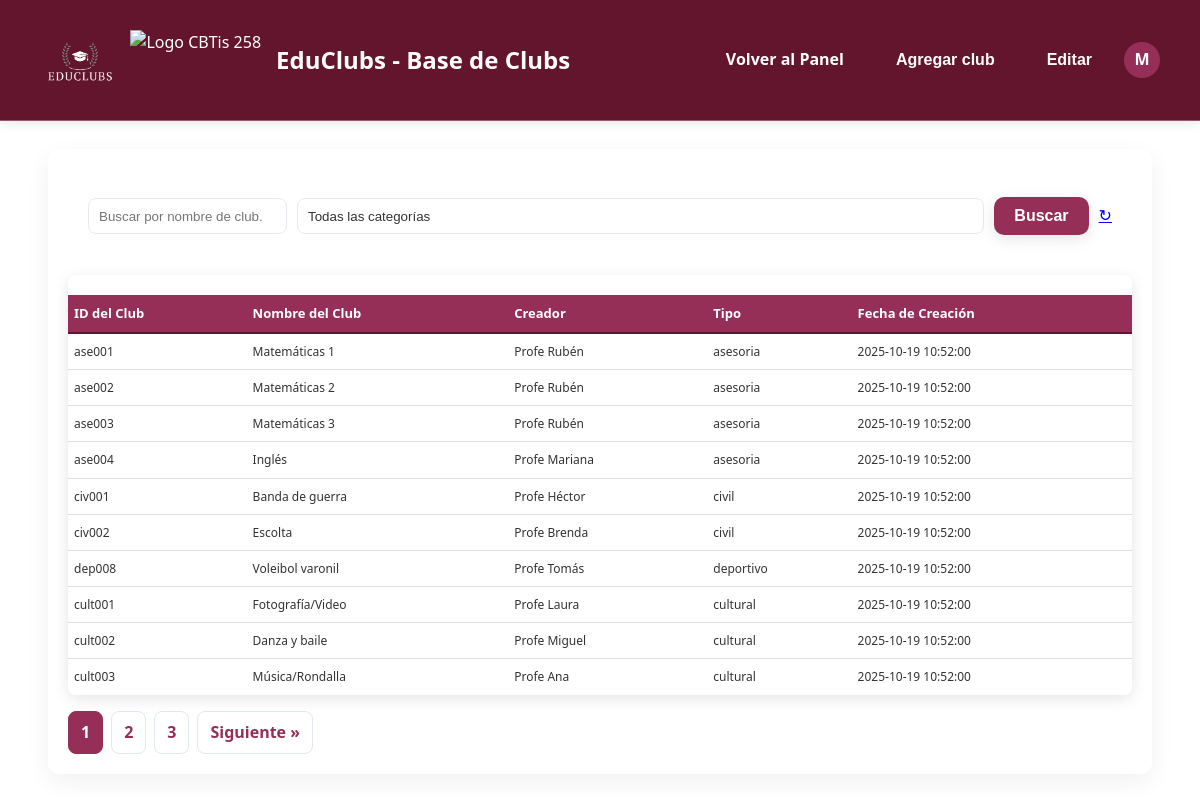
Page /view_clubs.php (signed in) on the earlier database version.
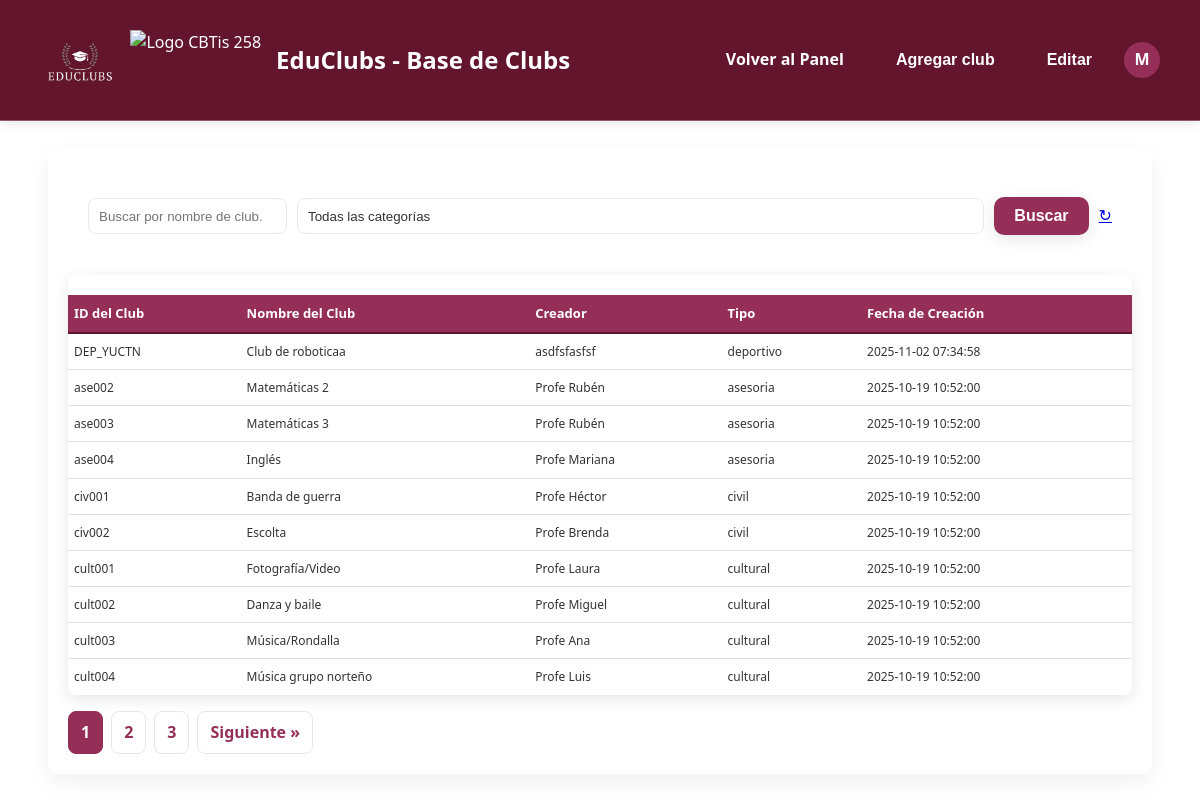
Same page on the later database version.
### tables this page shows
CREATE TABLE `clubs` (
  `club_id` varchar(50) NOT NULL,
  `club_name` varchar(100) NOT NULL,
  `password` varchar(255) DEFAULT NULL,
  `creator_name` varchar(100) NOT NULL,
  `club_type` enum('cultural','deportivo','civil','asesoria') NOT NULL,
  `created_at` datetime DEFAULT current_timestamp()
);

### view_clubs.php (the view, shortened to what this page needs)
<?php
require 'includes/config.php';
$user = $_SESSION['user'];
$search = trim($_GET['search'] ?? '');
$type = trim($_GET['type'] ?? '');
$page = max(1, intval($_GET['page'] ?? 1));
$limit = 10;
$offset = ($page - 1) * $limit;
$params = [];
$whereSql = '';
$countSql = "SELECT COUNT(*) FROM clubs $whereSql";
$countStmt = $pdo->prepare($countSql);
$countStmt->execute($params);
$total = (int) $countStmt->fetchColumn();
$totalPages = $total > 0 ? ceil($total / $limit) : 1;
$sql = "SELECT club_id, club_name, creator_name, club_type, created_at FROM clubs $whereSql ORDER BY created_at DESC LIMIT ? OFFSET ?";
$stmt = $pdo->prepare($sql);
$paramIndex = 1;
$stmt->bindValue($paramIndex++, $limit, PDO::PARAM_INT);
$stmt->bindValue($paramIndex++, $offset, PDO::PARAM_INT);
$stmt->execute();
$clubs = $stmt->fetchAll(PDO::FETCH_ASSOC);
?>
<!doctype html>
<html lang="es">
<head>
  <link rel="stylesheet" href="https://cdnjs.cloudflare.com/ajax/libs/font-awesome/5.15.3/css/all.min.css">
  <link rel="stylesheet" href="css/main-modern.css">
  <link rel="stylesheet" href="css/table-styles.css?v=<?= time() ?>">
  <link rel="stylesheet" href="css/notification.css?v=<?= time() ?>">
</head>
<body class="fade-in-content">
 <header class="main-header">
    <div class="logo">
        <img src="admin/assets/img/logo.png" alt="Logo EduClubs" style="height: 80px; margin-right: 10px;">
        <img src="https://imgs.search.brave.com/iH58Yz2SiQN00OY9h2I7Efo09BFFa5heeAaEj_uNTsM/rs:fit:860:0:0:0/g:ce/aHR0cHM6Ly9jYnRp/czI1OC5lZHUubXgv/d3AtY29udGVudC91/cGxvYWRzLzIwMjQv/MDgvY2J0aXMyNTgt/bG9nby5wbmc" alt="Logo CBTis 258" style="height: 60px; margin-right: 15px;">
        <span>EduClubs - Base de Clubs</span>
    </div>
  <div class="header-actions">
    <a href="teacher/dashboard.php" class="btn">Volver al Panel</a>
    <button id="openModalBtn" class="btn" type="button" aria-haspopup="dialog" onclick="document.getElementById('modal').classList.add('show');document.body.style.overflow='hidden'"> Agregar club</button>
    <button id="toggleEditBtn" class="btn" type="button">Editar</button>
    <div class="usericon">
      <div class="avatar"><?=strtoupper($user['username'][0] ?? 'U')?></div>
    </div>
  </div>
 </header>
  <div class="container fade-in-content">
    <div class="card">
      <form id="filterForm" class="filter-row">
        <input type="search" id="searchInput" name="search" placeholder="Buscar por nombre de club..." value="<?= htmlspecialchars($search) ?>">
        <select id="typeFilter" name="type">
          <option value="">Todas las categorías</option>
        </select>
        <button type="submit" class="btn">Buscar</button>
        <a href="view_clubs.php" class="reset-btn" title="Restablecer filtros">↻</a>
      </form>
      <?php if (empty($clubs)): ?>
        <p>No se encontraron clubs con los filtros seleccionados.</p>
      <?php else: ?>
        <div class="table-container">
          <table class="styled-table">
            <thead>
              <tr>
                <th>ID del Club</th>
                <th>Nombre del Club</th>
                <th>Creador</th>
                <th>Tipo</th>
                <th>Fecha de Creación</th>
              </tr>
            </thead>
            <tbody>
              <?php foreach ($clubs as $club): ?>
                <tr data-id="<?= htmlspecialchars($club['club_id']) ?>" data-name="<?= htmlspecialchars($club['club_name']) ?>">
                  <td data-label="ID del Club" data-col="club_id"><?= htmlspecialchars($club['club_id']) ?></td>
                  <td data-label="Nombre del Club" data-col="club_name"><?= htmlspecialchars($club['club_name']) ?></td>
                  <td data-label="Creador" data-col="creator_name"><?= htmlspecialchars($club['creator_name']) ?></td>
                  <td data-label="Tipo" data-col="club_type"><?= htmlspecialchars($club['club_type']) ?></td>
                  <td data-label="Fecha de Creación"><?= htmlspecialchars($club['created_at']) ?></td>
                </tr>
              <?php endforeach; ?>
            </tbody>
          </table>
        </div>
      <?php endif; ?>
      <?php
      if ($totalPages > 1) {
          echo '<div class="pagination">';
          $queryParams = ['search' => $search, 'type' => $type];
          for ($i = 1; $i <= $totalPages; $i++) {
              $activeClass = ($i == $page) ? 'active' : '';
              echo '<a href="?' . http_build_query(array_merge($queryParams, ['page' => $i])) . '" class="' . $activeClass . '">' . $i . '</a>';
          }
          if ($page < $totalPages) {
              echo '<a href="?' . http_build_query(array_merge($queryParams, ['page' => $page + 1])) . '">Siguiente &raquo;</a>';
          }
          echo '</div>';
      }
      ?>
    </div>
  </div>
</body>
</html>

### css/main-modern.css (style rules this page uses)
:root { --primary-color: #952f57; --secondary-color: #62152d; --accent-color: #4D0011; --text-color-light: #ffffff; --text-color-dark: #333; --bg-color: #f4f7fa; --container-bg: rgba(255, 255, 255, 0.6); --header-bg: linear-gradient(135deg, var(--primary-color), var(--secondary-color)); --button-primary-bg: linear-gradient(90deg, var(--accent-color), var(--secondary-color)); --button-primary-hover-bg: linear-gradient(90deg, var(--secondary-color), var(--accent-color)); --shadow-color: rgba(0, 0, 0, 0.1); --bg1: #f9e6e6; --bg2: #e8d1d1; }
* { margin: 0; padding: 0; box-sizing: border-box; }
body { font-family: 'Poppins', sans-serif; background: linear-gradient(135deg, var(--bg1), var(--bg2)); color: var(--text-color-dark); line-height: 1.6; min-height: 100vh; background-size: cover; background-attachment: fixed; }
.main-header { background: var(--primary-color); color: var(--text-color-light); padding: 20px 40px; display: flex; justify-content: space-between; align-items: center; box-shadow: 0 2px 10px var(--shadow-color); border-bottom: 1px solid rgba(255, 255, 255, 0.3); }
.main-header .logo { display: flex; align-items: center; }
.main-header .logo img { height: 50px; margin-right: 15px; }
.main-header .logo span { font-size: 24px; font-weight: 700; color: #fff; }
.btn { text-decoration: none; color: var(--text-color-light); background: var(--button-primary-bg); padding: 12px 25px; border-radius: 25px; font-weight: 600; border: none; cursor: pointer; transition: all 0.3s ease; box-shadow: 0 4px 15px rgba(0, 0, 0, 0.2); display: inline-block; font-size: 1rem; text-align: center; }
table { width: 100%; border-collapse: collapse; margin-top: 20px; }
table th, table td { padding: 12px 15px; text-align: left; border-bottom: 1px solid #dee2e6; }
table th { background-color: var(--accent-color); color: var(--text-color-light); font-weight: 600; }
.fade-in-content { animation: fadeIn 0.6s ease-out forwards; }

### css/table-styles.css (style rules this page uses)
:root { --table-header-bg: #f9e6e6; --table-border-color: #e0e0e0; --table-row-hover-bg: #f1f1f1; --primary-color: #62152d; --secondary-color: #952f57; }
.table-container { overflow-x: auto; margin-top: 20px; border-radius: 8px; box-shadow: 0 4px 15px rgba(0, 0, 0, 0.1); background-color: #fff; }
.styled-table { width: 100%; border-collapse: separate; border-spacing: 0; }
.styled-table thead th { background-color: var(--secondary-color); color: #ffffff; font-weight: 600; padding: 8px 6px; text-align: left; border-bottom: 2px solid var(--primary-color); white-space: nowrap; font-size: 13px; }
.styled-table tbody td { padding: 8px 6px; border-bottom: 1px solid var(--table-border-color); color: #333; vertical-align: middle; font-size: 12px; white-space: normal; word-break: break-word; }
.styled-table tbody tr { position: relative; transition: background-color 0.3s ease; }
.styled-table tbody tr:last-child td { border-bottom: none; }

### css/notification.css (style rules this page uses)
:root { --notification-success-bg: #e8f5e9; --notification-success-icon: #2e7d32; --notification-error-bg: #ffebee; --notification-error-icon: #c62828; --notification-info-bg: #e3f2fd; --notification-info-icon: #1565c0; --notification-warning-bg: #fff3e0; --notification-warning-icon: #ef6c00; }

Differences in the rows shown:
no longer on this page (row unchanged): clubs: club_id "ase001", club_name "Matemáticas 1", creator_name "Profe Rubén", club_type "asesoria", created_at "2025-10-19 10:52:00"
no longer on this page (row unchanged): clubs: club_id "dep008", club_name "Voleibol varonil", creator_name "Profe Tomás", club_type "deportivo", created_at "2025-10-19 10:52:00"
added clubs: club_id "DEP_YUCTN", club_name "Club de roboticaa", creator_name "asdfsfasfsf", club_type "deportivo", created_at "2025-11-02 07:34:58"
now on this page (row unchanged): clubs: club_id "cult004", club_name "Música grupo norteño", creator_name "Profe Luis", club_type "cultural", created_at "2025-10-19 10:52:00"
